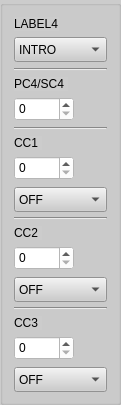
     <widget class="QGroupBox" name="columnbox4">
      <property name="geometry">
       <rect>
        <x>360</x>
        <y>60</y>
        <width>121</width>
        <height>381</height>
       </rect>
      </property>
      <property name="styleSheet">
       <string notr="true">background-color: rgb(204, 204, 204);</string>
      </property>
      <layout class="QVBoxLayout" name="verticalLayout_8">
       <item>
        <widget class="QLabel" name="label_BankPC1_4">
         <property name="sizePolicy">
          <sizepolicy hsizetype="Fixed" vsizetype="Preferred">
           <horstretch>0</horstretch>
           <verstretch>0</verstretch>
          </sizepolicy>
         </property>
         <property name="maximumSize">
          <size>
           <width>16777215</width>
           <height>30</height>
          </size>
         </property>
         <property name="text">
          <string>LABEL4</string>
         </property>
        </widget>
       </item>
       <item>
        <widget class="QComboBox" name="presetLabel1_4">
         <property name="minimumSize">
          <size>
           <width>0</width>
           <height>25</height>
          </size>
         </property>
         <property name="styleSheet">
          <string notr="true">background-color: rgb(204, 204, 204);</string>
         </property>
         <item>
          <property name="text">
           <string>INTRO</string>
          </property>
         </item>
         <item>
          <property name="text">
           <string>VERSE</string>
          </property>
         </item>
         <item>
          <property name="text">
           <string>CHORUS</string>
          </property>
         </item>
         <item>
          <property name="text">
           <string>SOLO</string>
          </property>
         </item>
         <item>
          <property name="text">
           <string>OUTRO</string>
          </property>
         </item>
         <item>
          <property name="text">
           <string>BRIDGE</string>
          </property>
         </item>
        </widget>
       </item>
       <item>
        <widget class="Line" name="line_5">
         <property name="orientation">
          <enum>Qt::Horizontal</enum>
         </property>
        </widget>
       </item>
       <item>
        <widget class="QLabel" name="label_PC1_4">
         <property name="sizePolicy">
          <sizepolicy hsizetype="Fixed" vsizetype="Preferred">
           <horstretch>0</horstretch>
           <verstretch>0</verstretch>
          </sizepolicy>
         </property>
         <property name="maximumSize">
          <size>
           <width>16777215</width>
           <height>30</height>
          </size>
         </property>
         <property name="text">
          <string>PC4/SC4 </string>
         </property>
        </widget>
       </item>
       <item>
        <widget class="QSpinBox" name="spinBox_PC1_4">
         <property name="sizePolicy">
          <sizepolicy hsizetype="Fixed" vsizetype="Fixed">
           <horstretch>0</horstretch>
           <verstretch>0</verstretch>
          </sizepolicy>
         </property>
         <property name="minimumSize">
          <size>
           <width>60</width>
           <height>24</height>
          </size>
         </property>
         <property name="maximumSize">
          <size>
           <width>60</width>
           <height>16777215</height>
          </size>
         </property>
         <property name="styleSheet">
          <string notr="true">background-color: rgb(255, 255, 255);</string>
         </property>
         <property name="accelerated">
          <bool>true</bool>
         </property>
         <property name="maximum">
          <number>127</number>
         </property>
        </widget>
       </item>
       <item>
        <widget class="Line" name="line_15">
         <property name="orientation">
          <enum>Qt::Horizontal</enum>
         </property>
        </widget>
       </item>
       <item>
        <widget class="QLabel" name="label_CC1_4">
         <property name="sizePolicy">
          <sizepolicy hsizetype="Fixed" vsizetype="Preferred">
           <horstretch>0</horstretch>
           <verstretch>0</verstretch>
          </sizepolicy>
         </property>
         <property name="maximumSize">
          <size>
           <width>16777215</width>
           <height>30</height>
          </size>
         </property>
         <property name="text">
          <string>CC1 </string>
         </property>
        </widget>
       </item>
       <item>
        <widget class="QSpinBox" name="spinBox_CC1_4">
         <property name="sizePolicy">
          <sizepolicy hsizetype="Fixed" vsizetype="Fixed">
           <horstretch>0</horstretch>
           <verstretch>0</verstretch>
          </sizepolicy>
         </property>
         <property name="minimumSize">
          <size>
           <width>60</width>
           <height>24</height>
          </size>
         </property>
         <property name="maximumSize">
          <size>
           <width>60</width>
           <height>16777215</height>
          </size>
         </property>
         <property name="styleSheet">
          <string notr="true">background-color: rgb(255, 255, 255);</string>
         </property>
         <property name="accelerated">
          <bool>true</bool>
         </property>
         <property name="maximum">
          <number>127</number>
         </property>
        </widget>
       </item>
       <item>
        <widget class="QComboBox" name="onoff1_4">
         <property name="minimumSize">
          <size>
           <width>0</width>
           <height>25</height>
          </size>
         </property>
         <property name="maximumSize">
          <size>
           <width>16777215</width>
           <height>22</height>
          </size>
         </property>
         <property name="styleSheet">
          <string notr="true">background-color: rgb(204, 204, 204);</string>
         </property>
         <item>
          <property name="text">
           <string>OFF</string>
          </property>
         </item>
         <item>
          <property name="text">
           <string>ON</string>
          </property>
         </item>
        </widget>
       </item>
       <item>
        <widget class="Line" name="line_46">
         <property name="orientation">
          <enum>Qt::Horizontal</enum>
         </property>
        </widget>
       </item>
       <item>
        <widget class="QLabel" name="label_CC2_4">
         <property name="sizePolicy">
          <sizepolicy hsizetype="Fixed" vsizetype="Preferred">
           <horstretch>0</horstretch>
           <verstretch>0</verstretch>
          </sizepolicy>
         </property>
         <property name="maximumSize">
          <size>
           <width>16777215</width>
           <height>30</height>
          </size>
         </property>
         <property name="text">
          <string>CC2 </string>
         </property>
        </widget>
       </item>
       <item>
        <widget class="QSpinBox" name="spinBox_CC2_4">
         <property name="sizePolicy">
          <sizepolicy hsizetype="Fixed" vsizetype="Fixed">
           <horstretch>0</horstretch>
           <verstretch>0</verstretch>
          </sizepolicy>
         </property>
         <property name="minimumSize">
          <size>
           <width>60</width>
           <height>24</height>
          </size>
         </property>
         <property name="maximumSize">
          <size>
           <width>60</width>
           <height>16777215</height>
          </size>
         </property>
         <property name="styleSheet">
          <string notr="true">background-color: rgb(255, 255, 255);</string>
         </property>
         <property name="accelerated">
          <bool>true</bool>
         </property>
         <property name="maximum">
          <number>127</number>
         </property>
        </widget>
       </item>
       <item>
        <widget class="QComboBox" name="onoff2_4">
         <property name="minimumSize">
          <size>
           <width>0</width>
           <height>25</height>
          </size>
         </property>
         <property name="maximumSize">
          <size>
           <width>16777215</width>
           <height>22</height>
          </size>
         </property>
         <property name="styleSheet">
          <string notr="true">background-color: rgb(204, 204, 204);</string>
         </property>
         <item>
          <property name="text">
           <string>OFF</string>
          </property>
         </item>
         <item>
          <property name="text">
           <string>ON</string>
          </property>
         </item>
        </widget>
       </item>
       <item>
        <widget class="Line" name="line_33">
         <property name="orientation">
          <enum>Qt::Horizontal</enum>
         </property>
        </widget>
       </item>
       <item>
        <widget class="QLabel" name="label_CC3_4">
         <property name="sizePolicy">
          <sizepolicy hsizetype="Fixed" vsizetype="Preferred">
           <horstretch>0</horstretch>
           <verstretch>0</verstretch>
          </sizepolicy>
         </property>
         <property name="maximumSize">
          <size>
           <width>16777215</width>
           <height>30</height>
          </size>
         </property>
         <property name="text">
          <string>CC3 </string>
         </property>
        </widget>
       </item>
       <item>
        <widget class="QSpinBox" name="spinBox_CC3_4">
         <property name="sizePolicy">
          <sizepolicy hsizetype="Fixed" vsizetype="Fixed">
           <horstretch>0</horstretch>
           <verstretch>0</verstretch>
          </sizepolicy>
         </property>
         <property name="minimumSize">
          <size>
           <width>60</width>
           <height>24</height>
          </size>
         </property>
         <property name="maximumSize">
          <size>
           <width>60</width>
           <height>16777215</height>
          </size>
         </property>
         <property name="styleSheet">
          <string notr="true">background-color: rgb(255, 255, 255);</string>
         </property>
         <property name="accelerated">
          <bool>true</bool>
         </property>
         <property name="maximum">
          <number>127</number>
         </property>
        </widget>
       </item>
       <item>
        <widget class="QComboBox" name="onoff3_4">
         <property name="minimumSize">
          <size>
           <width>0</width>
           <height>25</height>
          </size>
         </property>
         <property name="maximumSize">
          <size>
           <width>16777215</width>
           <height>22</height>
          </size>
         </property>
         <property name="styleSheet">
          <string notr="true">background-color: rgb(204, 204, 204);</string>
         </property>
         <item>
          <property name="text">
           <string>OFF</string>
          </property>
         </item>
         <item>
          <property name="text">
           <string>ON</string>
          </property>
         </item>
        </widget>
       </item>
      </layout>
     </widget>
